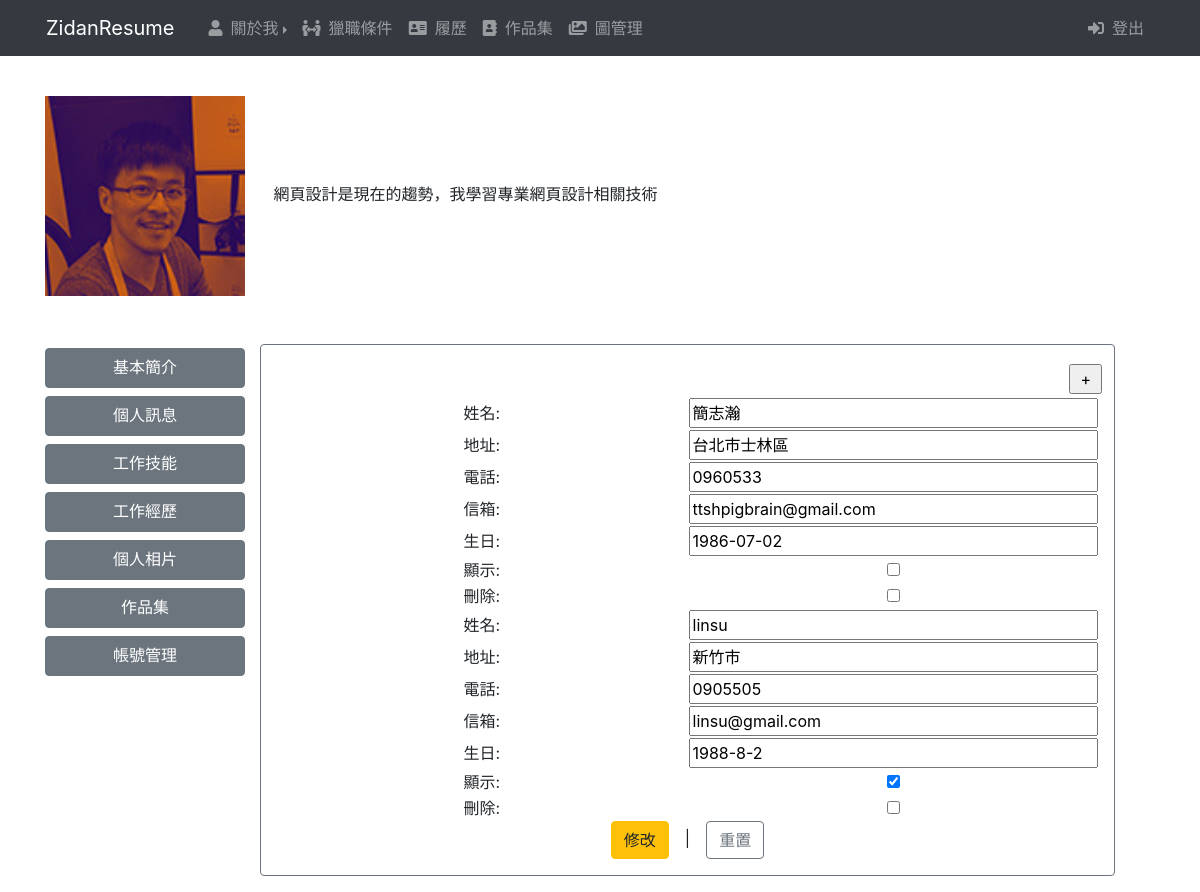
The app's page /admin.php?do=msg with its own data.
### tables this page shows
CREATE TABLE `photo` (
  `id` int(10) UNSIGNED NOT NULL,
  `file` varchar(64) NOT NULL,
  `text` varchar(128) DEFAULT NULL,
  `sh` tinyint(1) UNSIGNED NOT NULL DEFAULT 1
);

CREATE TABLE `intro` (
  `id` int(10) UNSIGNED NOT NULL,
  `intro` varchar(256) NOT NULL,
  `sh` tinyint(1) UNSIGNED NOT NULL
);

CREATE TABLE `msg` (
  `id` int(10) UNSIGNED NOT NULL,
  `name` varchar(32) NOT NULL,
  `eng` varchar(32) NOT NULL,
  `address` varchar(64) NOT NULL,
  `tel` varchar(32) NOT NULL,
  `email` varchar(64) NOT NULL,
  `sh` tinyint(1) UNSIGNED NOT NULL DEFAULT 1,
  `birthday` varchar(12) NOT NULL
);

### base.php (called while the page is built, shortened)
<?php
$dsn="mysql:host=localhost;charset=utf8;dbname=resume";
$pdo=new PDO($dsn,"root","");
function all($table,...$arg){
    global $pdo;
    $sql="select * from $table ";
    return $pdo->query($sql)->fetchAll();
}
function find($table,$arg){
    global $pdo;
    $sql="select * from $table ";
    if(is_array($arg)){
        $tmp=[];
        foreach($arg as $key => $value){
            $tmp[]=sprintf("`%s`='%s'",$key,$value);
        }
        $sql=$sql." where " . implode(" && ",$tmp);
    }else{
        $sql=$sql." where `id`='$arg'";
    }
    return $pdo->query($sql)->fetch(PDO::FETCH_ASSOC);
}

### admin/msg.php (the view, shortened to what this page needs)
<?php
    $table="msg";
?>
<form action="./api/edit.php" method="post">
    <div style="float:right;"><input type="button" class="add" onclick="op('#cover','#cvr','./view/<?=$table;?>.php?table=<?=$table;?>')" value="+"></div>
        <table width="100%">
            <?php
                $photo=all($table);
                foreach ($photo as $p) {
            ?>
            <tr>
                <td style="width:14%;text-align:center;">姓名:</td>
                <td style="width:14%;text-align:center;"><input type="text" name="name[]" value="<?=$p['name'];?>" style="width:100%;"></td>
            </tr>
            <tr>
                <td style="width:14%;text-align:center;">地址:</td>
                <td style="width:14%;text-align:center;"><input type="text" name="address[]" value="<?=$p['address'];?>" style="width:100%;"></td>
            </tr>
            <tr>
                <td style="width:14%;text-align:center;">電話:</td>
                <td style="width:14%;text-align:center;"><input type="text" name="tel[]" value="<?=$p['tel'];?>" style="width:100%;"></td>
            </tr>
            <tr>
                <td style="width:14%;text-align:center;">信箱:</td>
                <td style="width:14%;text-align:center;"><input type="text" name="email[]" value="<?=$p['email'];?>" style="width:100%;"></td>
            </tr>
            <tr>
                <td style="width:14%;text-align:center;">生日:</td>
                <td style="width:14%;text-align:center;"><input type="text" name="birthday[]" value="<?=$p['birthday'];?>" style="width:100%;"></td>
            </tr>
            <tr>
                <td style="width:14%;text-align:center;">顯示:</td>
                <td style="width:14%;text-align:center;"><input type="checkbox" name="sh[]" value="<?=$p['id'];?>" <?=($p['sh']==1)?"checked":"";?> style="width:100%;"></td>
            </tr>
            <tr>
                <td style="width:14%;text-align:center;">刪除:</td>
                <td style="width:14%;text-align:center;"><input type="checkbox" name="del[]" value="<?=$p['id'];?>" style="width:100%;"></td>
            </tr>
            <?php
                   }
            ?>
        </table>
        <div class="text-center">
            <input class="btn btn-warning" type="submit" value="修改">　|　<input class="btn btn-outline-secondary" type="reset" value="重置">
        </div>
</form>

### admin.php (shortened to what this page needs)
<?php
  include_once "base.php";
?>
<!DOCTYPE html>
<html lang="en">
<head>
    <link rel="stylesheet" href="./plugins/bootstrap.css">
    <link rel="stylesheet" href="https://use.fontawesome.com/releases/v5.13.0/css/all.css">
    <link rel="stylesheet" href="./css/custom.css">
</head>
<body>
  <header class="bg-dark fixed-top">
    <nav class="navbar navbar-expand-md navbar-dark container">
      <a class="navbar-brand" href="./index.php">ZidanResume</a>
      <div class="collapse navbar-collapse" id="zinav">
        <ul class="navbar-nav" style="width:100%;">
          <li class="myleft-5">
            <ul class="myclear-le mycol-sm">
              <li class="nav-item myli-sm myliclear-md dropright">
                <a class="nav-link dropdown-toggle" href="#" data-toggle="dropdown" role="button"><i class="fas fa-user mr-2"></i>關於我</a>
              </li>
              <li class="nav-item myli-sm myliclear-md">
                <a class="nav-link" href="#"><i class="fas fa-people-arrows mr-2"></i>獵職條件</a>
              </li>
              <li class="nav-item myli-sm myliclear-md">
                <a class="nav-link" href="#"><i class="fas fa-address-card mr-2"></i>履歷</a>
              </li>
              <li class="nav-item myli-sm myliclear-md">
                <a class="nav-link" href="#"><i class="fas fa-address-book mr-2"></i>作品集</a>
              </li>
              <li class="nav-item myli-sm myliclear-md">
                <a class="nav-link" href="#"><i class="fas fa-images mr-2"></i>圖管理</a>
              </li>
            </ul>
          </li>
          <li class="myright-5">
            <ul style="list-style: none;">
              <li class="nav-item">
                <a class="nav-link" href="index.php" style="text-decoration:none;"><i class="fas fa-sign-in-alt mr-2"></i>登出</a>
              </li>
            </ul>
          </li>
        </ul>
      </div>
    </nav>
  </header>
    <section class="container pt-5 mt-5">
      <article class="d-flex flex-column justify-content-around">
        <div><img src="./img/<?=find('photo',['sh'=>1])['file']?>" style="width:200px;height:200px;">
            <div style="display:inline-block;width:65%;" class='mx-4'><?=find('intro',['sh'=>1])['intro'];?></div>
        </div>
      </article>
    </section>
    <section class="container pt-5">
        <artical class="row">
          <aside class="d-flex flex-column align-items-center" style="width:230px;">
            <div class="btn btn-secondary my-1" style="width:200px;height:2.5rem;font-size:1rem;">
              <a href="?do=intro" class="text-white" style="text-decoration:none;">基本簡介</a>
            </div>
            <div class="btn btn-secondary my-1" style="width:200px;height:2.5rem;font-size:1rem;">
              <a href="?do=msg" class="text-white" style="text-decoration:none;">個人訊息</a>
            </div>
            <div class="btn btn-secondary my-1" style="width:200px;height:2.5rem;font-size:1rem;">
              <a href="?do=skill" class="text-white" style="text-decoration:none;">工作技能</a>
            </div>
            <div class="btn btn-secondary my-1" style="width:200px;height:2.5rem;font-size:1rem;">
              <a href="?do=exp" class="text-white" style="text-decoration:none;">工作經歷</a>
            </div>
            <div class="btn btn-secondary my-1" style="width:200px;height:2.5rem;font-size:1rem;">
              <a href="?do=photo" class="text-white" style="text-decoration:none;">個人相片</a>
            </div>
            <div class="btn btn-secondary my-1" style="width:200px;height:2.5rem;font-size:1rem;">
              <a href="?do=item" class="text-white" style="text-decoration:none;">作品集</a>
            </div>
            <div class="btn btn-secondary my-1" style="width:200px;height:2.5rem;font-size:1rem;">
              <a href="?do=user" class="text-white" style="text-decoration:none;">帳號管理</a>
            </div>
          </aside>
          <aside class="card border-secondary mb-3 col-12 col-sm-9 col-md-9">
            <div class="my-3">
                    <?php
                        $do=(!empty($_GET['do']))?$_GET['do']:"photo";
                        $path="./admin/".$do.".php";
                        if(file_exists($path)){
                          include $path;
                        }else{
                          include "./admin/photo.php";
                        }
                    ?>
            </div>
          </aside>
        </artical>
    </section>
</body>
</html>

### css/custom.css (style rules this page uses)
.myleft-5 { display: flex !important; flex-flow: row wrap !important; list-style: none; }
.myright-5 { position: absolute; right: 18px; display: flex !important; flex-flow: row wrap !important; list-style: none; }
.myclear-le { list-style: none; padding-left: 10px; display: flex; flex-flow: column wrap; }
@media (min-width: 576px) { .mycol-sm { max-width: 100%; display: flex; flex-flow: row wrap; } }
.myli-sm { padding-right: 15px; }
@media (min-width: 768px) { .myliclear-md { padding-right: 0px; } }

### admin/msg.php (style rules this page uses)
.add { width:100%; height:100%; margin:3px; }

### records on screen
photo: file (picture)
intro: intro "網頁設計是現在的趨勢，我學習專業網頁設計相關技術"
msg: name "簡志瀚", address "台北市士林區", tel "0960533", email "ttshpigbrain@gmail.com", birthday "1986-07-02"
msg: name "linsu", address "新竹市", tel "0905505", email "linsu@gmail.com", birthday "1988-8-2", sh "☑"
